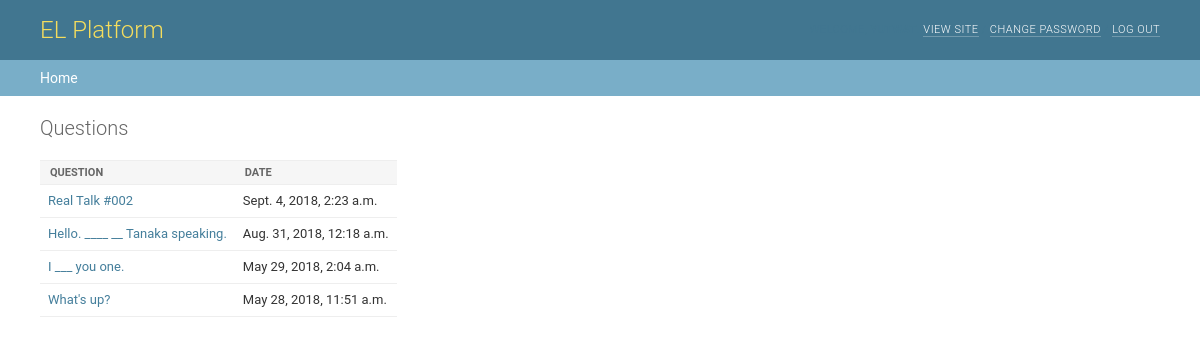
Before: /polls/ with the older database file.
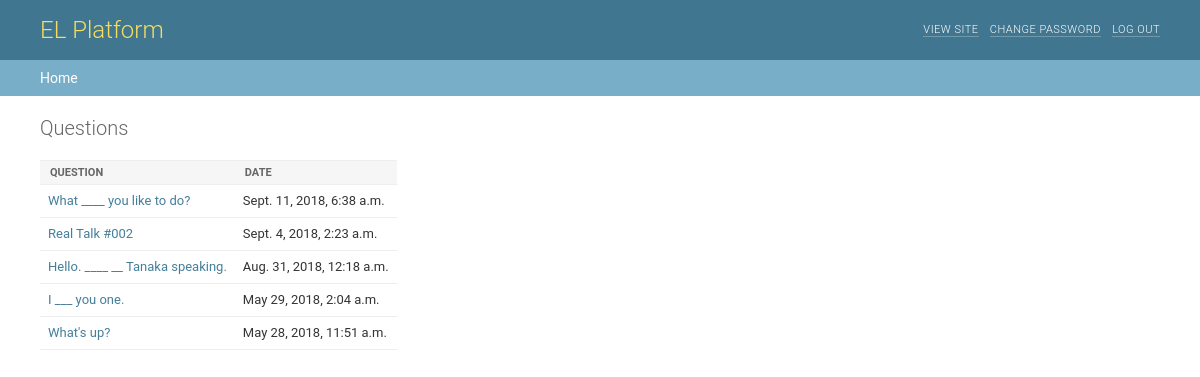
After: the same page with the newer database file.
### polls/models.py (models this page shows, shortened)
class Question(models.Model):
	question_text = models.CharField(
		verbose_name=_("Question_text"),
		max_length=200,
		blank=False
		)
	description = models.TextField(
		verbose_name=_("Description"),
		blank=True,
		help_text=_("a description of the quiz")
		)
	pub_date = models.DateTimeField(
		'date published'
		)
	def was_published_recently(self):
		 now = timezone.now()
		 return now - datetime.timedelta(days=1) <= self.pub_date <= now
	was_published_recently.admin_order_field = 'pub_date'
	was_published_recently.boolean = True
	was_published_recently.short_description = 'Published recently?'

### polls/views.py (the view)
# urls.py: path('', views.IndexView.as_view(), name='index'),
class IndexView(generic.ListView):
	template_name = 'polls/index.html'
	context_object_name = 'latest_question_list'
	def get_queryset(self):
		return Question.objects.filter(
			pub_date__lte=timezone.now()
		).order_by('-pub_date')[:5]

### polls/templates/polls/index.html (shortened to what this page needs)
{% load static %}
    <link rel="stylesheet" type="text/css" href="{% static 'polls/base.css' %}" />
<div id="header">
    <div id="branding">
        <h1 id="site-name"><a href="/polls/">EL Platform</a></h1>
    </div>
    <div id="user-tools">
        <strong>yutwat</strong>.
        <a href="/">View site</a> /
        <a href="/password_change/">Change password</a> /
        <a href="/logout/">Log out</a>
    </div>
</div>
<div class="breadcrumbs">
    <a href="/polls/">Home</a>
</div>
<div id="content", class="flex">
<h1>{{ "Questions" }}</h1>
{% if latest_question_list %}
    <table>
        <thead>
          <tr>
            <th>Question</th>
            <th>Date</th>
          </tr>
        </thead>
        <tbody>
            {% for question in latest_question_list %}
            <tr>
                <td><a href="{% url 'polls:detail' question.id %}"> {{ question.question_text }} </a></td>
                <td>{{question.pub_date}}</td>
            </tr>
            {% endfor %}
        </tbody>
    </table>
{% else %}
    <p>No polls are available.</p>
{% endif %}
</div>

Changed rows visible on the page:
added Question: question_text "What ____ you like to do?", pub_date "Sept. 11, 2018, 6:38 a.m."
